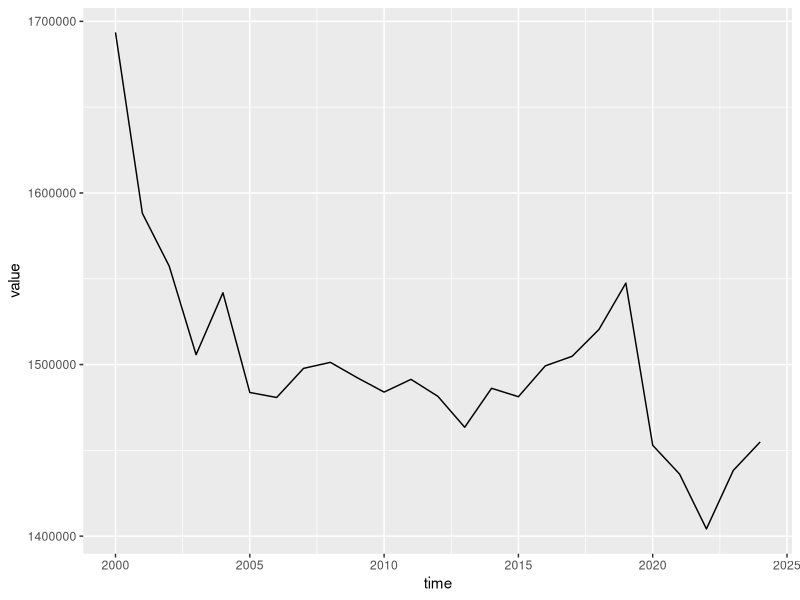
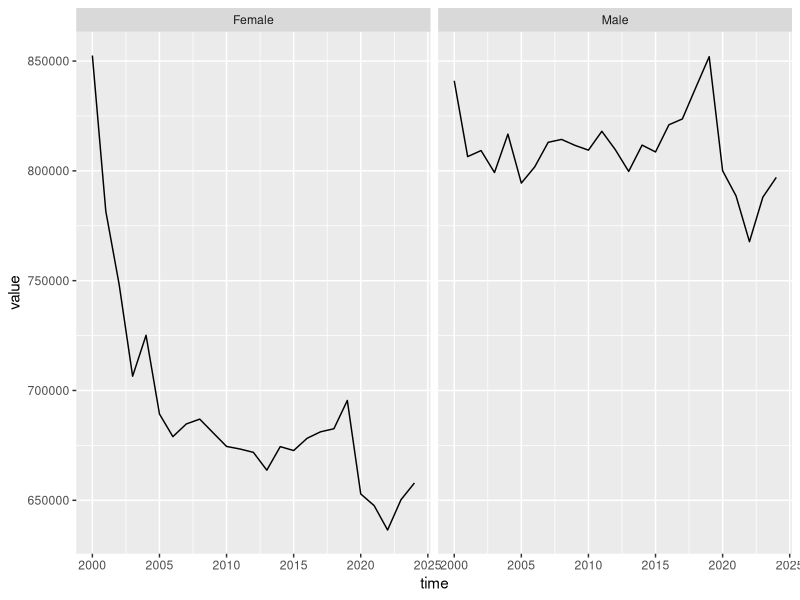
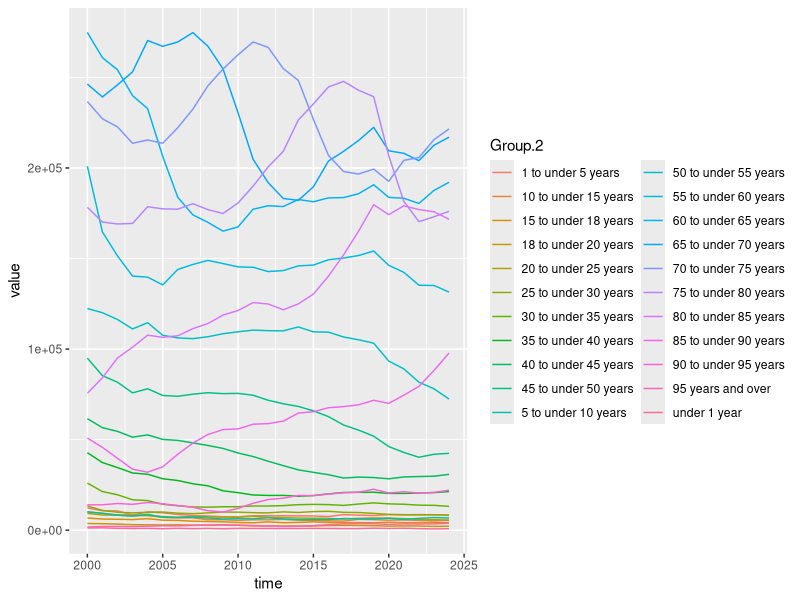

The R source for these figures, in order:
library(ggplot2)
library(dplyr)

dat = read.csv("health_extended.csv", header = TRUE, sep=";")

#first producing a graph of the total diseases over the years
dat_focused <- dat |> 
  filter(X2_variable_attribute_label != "Total" & X3_variable_attribute_label != "Total" & X4_variable_attribute_label != "Total") |> 
  select(c("time", "X2_variable_attribute_label", "X3_variable_attribute_label", "X4_variable_attribute_label", "value"))

total_by_year <- aggregate(dat_focused["value"], by = list(time = dat_focused$time), FUN = sum)

#plotting the cancer totals, aggregating gender and age
ggplot(total_by_year, aes(time, value, group=1)) +
  geom_line()

total_by_year_and_gender <- aggregate(dat_focused["value"], by = list(time = dat_focused$time, dat_focused$X2_variable_attribute_label), FUN = sum)

#plotting and faceting by gender
ggplot(total_by_year_and_gender, aes(time, value, group=1)) +
  geom_line() +
  facet_wrap(~ Group.2)

total_by_year_and_age <- aggregate(dat_focused["value"], by = list(time = dat_focused$time, dat_focused$X3_variable_attribute_label), FUN = sum)

#plotting and faceting by age group
# total_by_1_to_25 <- total_by_year_and_age |>
#   filter(as.numeric(substr(Group.2, 1, 2)) <= 20) |>
#     filter(!is.na(Group.2))

ggplot(total_by_year_and_age, aes(time, value, color=Group.2)) +
  geom_line()

#creating contingency table based on age and year
cont_table_ages = ftable(xtabs(value ~ Group.2+time, data=total_by_year_and_age))

#creating expected probability distribution for cancers where it is assumed that each age group is equally likely to suffer from cancer
expected_probability_table = matrix(1/22, 22, 25)

#performing a chi squared test
chisq.test(cont_table_ages, p = expected_probability_table)
